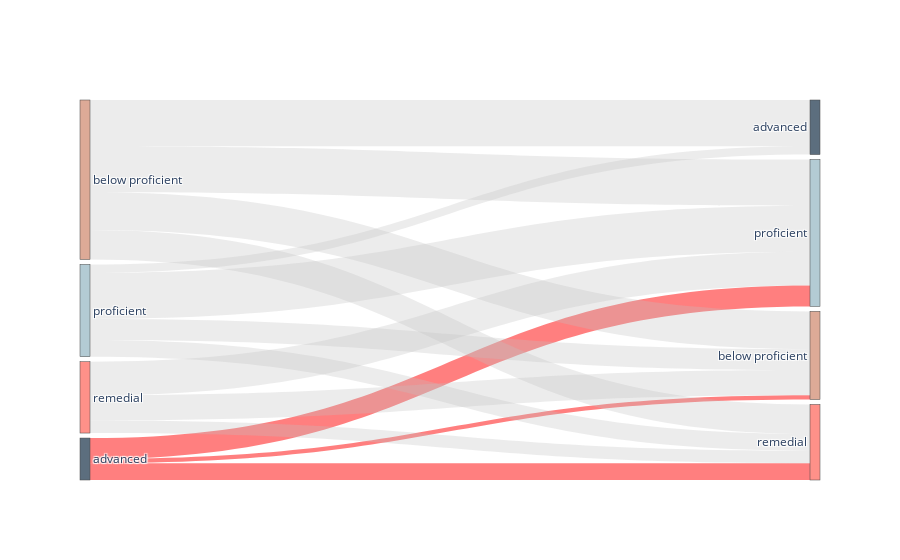

Notebook code cell kept with this figure:
### Markdown cell above
### Bushwick 5th Grader Sankey

### Code cell
sankey_frame = bushwick_df[bushwick_df["Grade Level"] ==5].groupby(["BOY Proficiency Level","EOY Proficiency Level"]).describe().reset_index()
sankey_frame.columns = [' '.join(col).strip() for col in sankey_frame.columns.values]
sankey_frame

source_sankey = []
for item in sankey_frame["BOY Proficiency Level"]:
    if item == "remedial":
        source_sankey.append(0)
    if item == "below proficient":
        source_sankey.append(1)
    if item == "proficient":
        source_sankey.append(2)
    if item == "advanced":
        source_sankey.append(3)

target_sankey = []
for item in sankey_frame["EOY Proficiency Level"]:
    if item == "remedial":
        target_sankey.append(4)
    if item == "below proficient":
        target_sankey.append(5)
    if item == "proficient":
        target_sankey.append(6)
    if item == "advanced":
        target_sankey.append(7)


label = ["remedial", "below proficient", "proficient", "advanced",
        "remedial", "below proficient", "proficient", "advanced",]
c = ["#FF9189","#DDAA97","#B3CBD4","#5C6E7E",
        "#FF9189","#DDAA97","#B3CBD4","#5C6E7E"]

#assigning red links to advanced drop offs
link_colors = []
for n in source_sankey:
    if n == 3:
        link_colors.append('rgba(255,0,0,0.5)')
    else:link_colors.append('rgba(192,192,192,0.3)')
        
# data to dict, dict to sankey
link = dict(source = source_sankey,
            target = target_sankey,
            color = link_colors,
            value = list(sankey_frame["Student ID count"].values))
node = dict(label = label, pad=5, thickness=10,
           color =  c)
data = go.Sankey(link = link, node=node)
# plot
fig = go.Figure(data)
fig.show()

### Figure 1 — Plotly figure (JSON) as saved in the notebook; plotly's stock layout.template omitted (floating-point values rounded to 4 significant figures)
{"data": [{"link": {"color": ["rgba(255,0,0,0.5)", "rgba(255,0,0,0.5)", "rgba(255,0,0,0.5)", "rgba(192,192,192,0.3)", "rgba(192,192,192,0.3)", "rgba(192,192,192,0.3)", "rgba(192,192,192,0.3)", "rgba(192,192,192,0.3)", "rgba(192,192,192,0.3)", "rgba(192,192,192,0.3)", "rgba(192,192,192,0.3)", "rgba(192,192,192,0.3)", "rgba(192,192,192,0.3)", "rgba(192,192,192,0.3)"], "source": [3, 3, 3, 1, 1, 1, 1, 2, 2, 2, 2, 0, 0, 0], "target": [5, 6, 4, 7, 5, 6, 4, 7, 5, 6, 4, 5, 6, 4], "value": [1, 5, 4, 11, 9, 11, 7, 2, 5, 11, 4, 6, 8, 3]}, "node": {"color": ["#FF9189", "#DDAA97", "#B3CBD4", "#5C6E7E", "#FF9189", "#DDAA97", "#B3CBD4", "#5C6E7E"], "label": ["remedial", "below proficient", "proficient", "advanced", "remedial", "below proficient", "proficient", "advanced"], "pad": 5, "thickness": 10}, "type": "sankey"}], "layout": {}}
